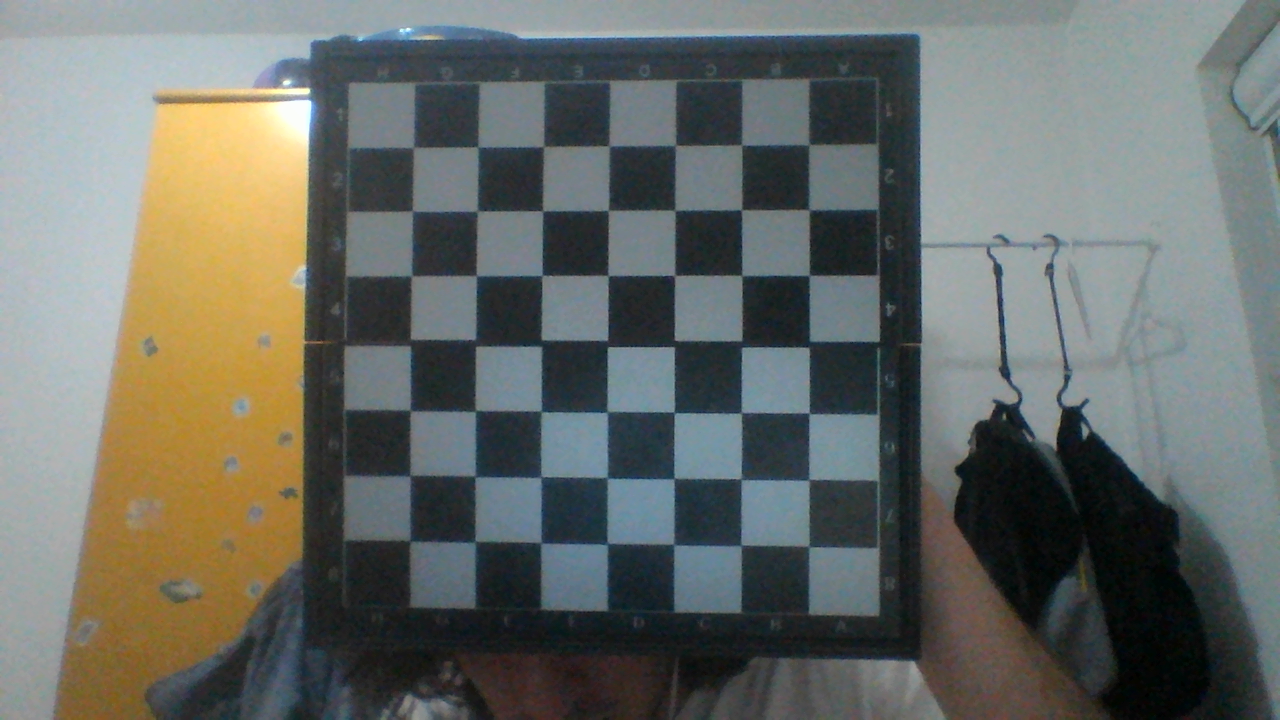
#> input picture pictures/chessboard1.png, 1280 x 720 px; its folder holds 5 pictures in this run
$ python calibrate.py
#> lines starting #> are read from the running program, lines starting #| are printed output that depends on the picture; after the words box and inside, x2 and y2 are one past the last pixel; in counts of white or black regions, pixels touching at a corner belong together
#!/usr/bin/env python3
import numpy as np
import cv2 as cv

# Para a leitura dos arquivos de imagem:
import glob


# Prepara os criterios a serem usados:
# Define a precisao, numeros de iteracoes a serem feitos e outras informacoes
criteria = (cv.TERM_CRITERIA_EPS + cv.TERM_CRITERIA_MAX_ITER, 30, 0.001)

# Prepara os pontos de objeto, (0,0,0), (1,0,0), (2,0,0) ....,(6,5,0)
# Nosso referencial vai ser os quadrados de um tabuleiro de xadrez, o grid 7x6:
objp = np.zeros((6*7,3), np.float32)
objp[:,:2] = np.mgrid[0:7,0:6].T.reshape(-1,2)

# Listas dos pontos de objeto e pontos de imagem,
# conseguidos a partir das fotos tiradas:
objpoints = [] # (Ponto 3d no mundo real)
imgpoints = [] # (Ponto 2d na imagem)

# Abre os arquivos num iteravel:
images = glob.glob('pictures/*.png')

# Contagem das fotos salvas:
count = 1


# ENCONTRA OS PONTOS DE IMAGEM E DE OBJETO:
for fname in images:
    # Le a imagem
    img = cv.imread(fname)
#> img is the input picture: shape (720, 1280, 3); mean B, G, R 102.9, 108.2, 104.7
    # Converte pra escala cinza
    gray = cv.cvtColor(img, cv.COLOR_BGR2GRAY)
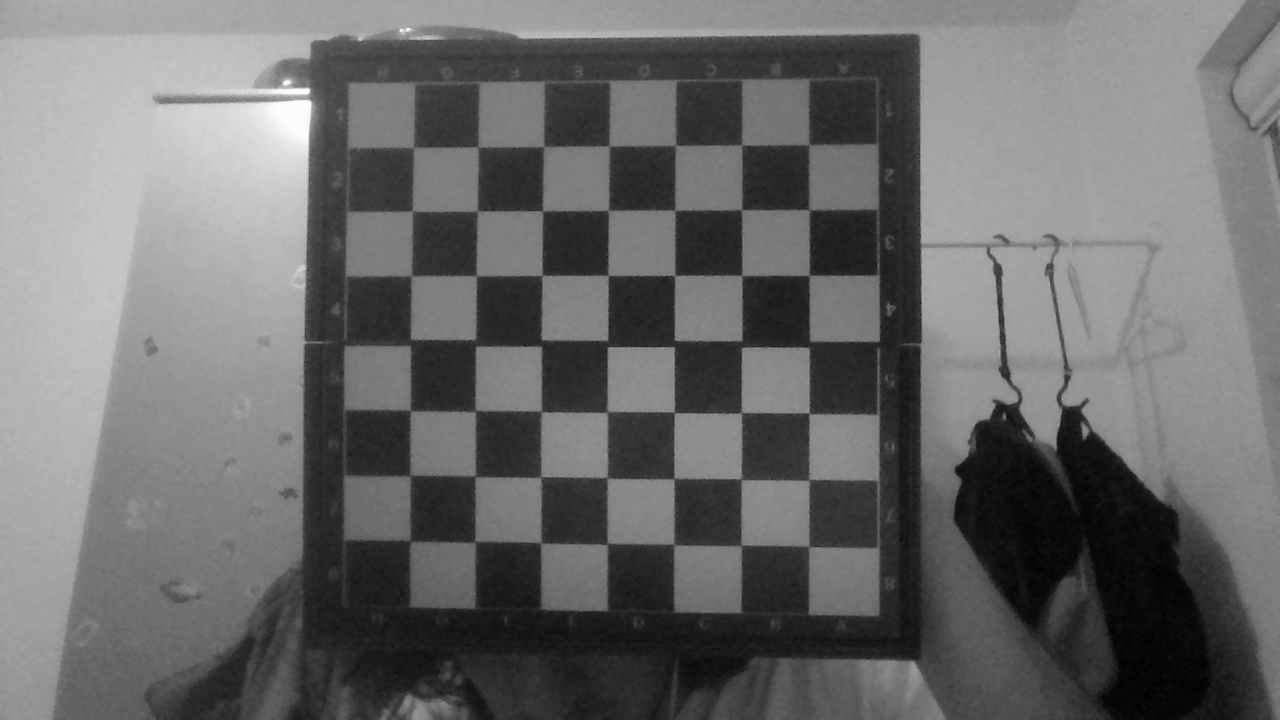
#> gray: shape (720, 1280); min 0, max 253, mean 106.5
    # Tenta encontrar os cantos do tabuleiro
    ret, corners = cv.findChessboardCorners(gray, (7,6), None)
#> ret = False; corners = None

    # Se achou:
    if ret == True:
        # Armazena os pontos de objeto e de imagem encontrados:
        objpoints.append(objp)
        imgpoints.append(corners)
        # Desenha os cantos e salva o resultado:
        corners2 = cv.cornerSubPix(gray,corners, (11,11), (-1,-1), criteria)
        cv.drawChessboardCorners(img, (7,6), corners2, ret)
        cv.imwrite('results/result{}.png'.format(count), img)
        count += 1
#> pass 2 of the loop `for fname in images:`:
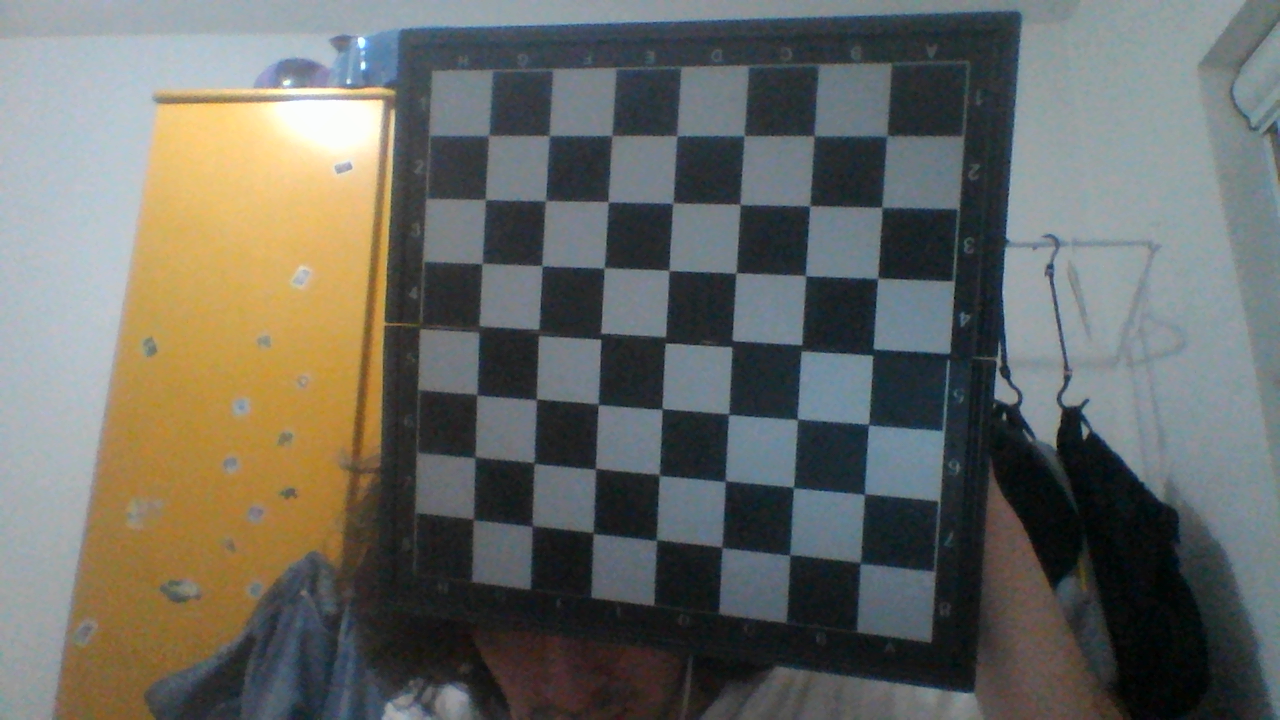
#> input picture pictures/chessboard2.png, 1280 x 720 px
#> img is the input picture: shape (720, 1280, 3); mean B, G, R 100.2, 105.9, 104.9
#> `gray = cv.cvtColor(img, cv.COLOR_BGR2GRAY)`:
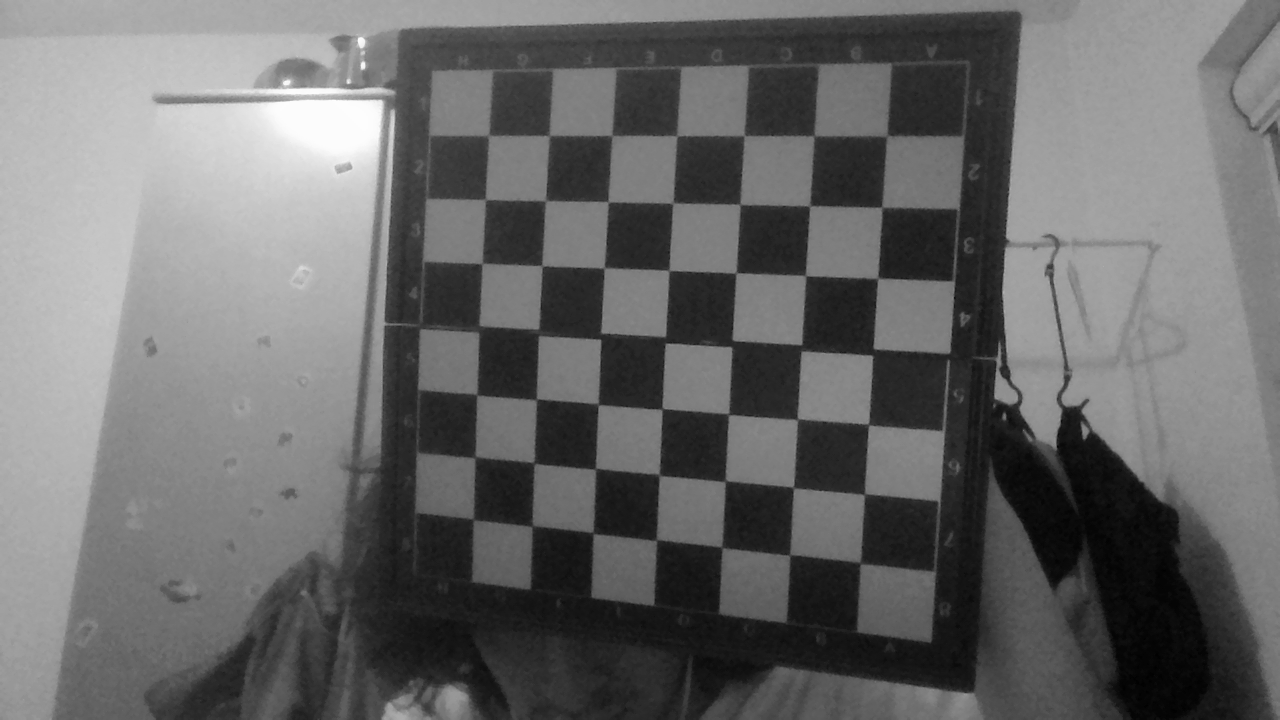
#> gray: shape (720, 1280); min 1, max 253, mean 104.9
#> ret = True; corners = 42 rows, first 8: [472.1, 519.5], [476.1, 456.8], [476.5, 394.7], [479, 329.5], [481.7, 264.1], [485, 199.5], [489, 135.9], [531.6, 526.1]
#> corners2 = 42 rows, first 8: [473.3, 519.4], [475, 457.1], [476.8, 394.6], [478.7, 328.5], [482.1, 263.3], [485.4, 199.5], [488.5, 135.5], [532.2, 526]
#> `cv.drawChessboardCorners(img, (7,6), corners2, ret)`:
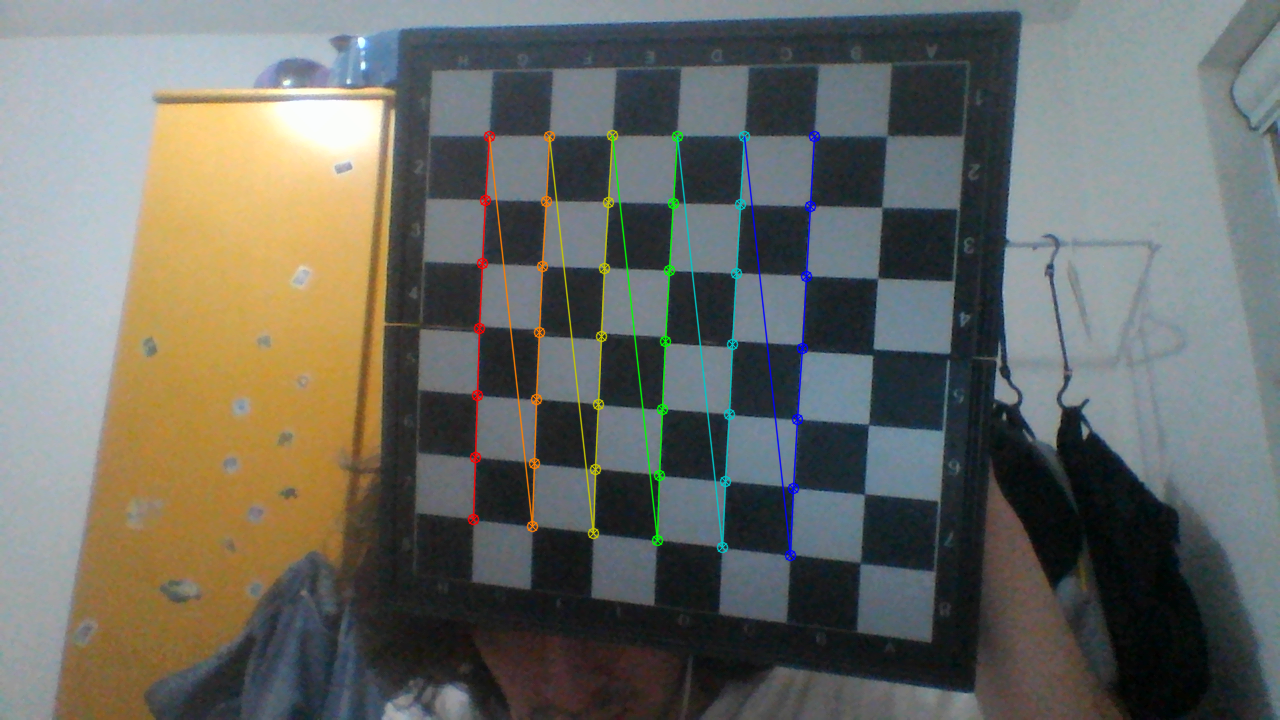
#> img: shape (720, 1280, 3); 1.81% of pixels changed, all inside (x1, y1, x2, y2) = (467, 129, 821, 562)
#> pass 3 of the loop `for fname in images:`:
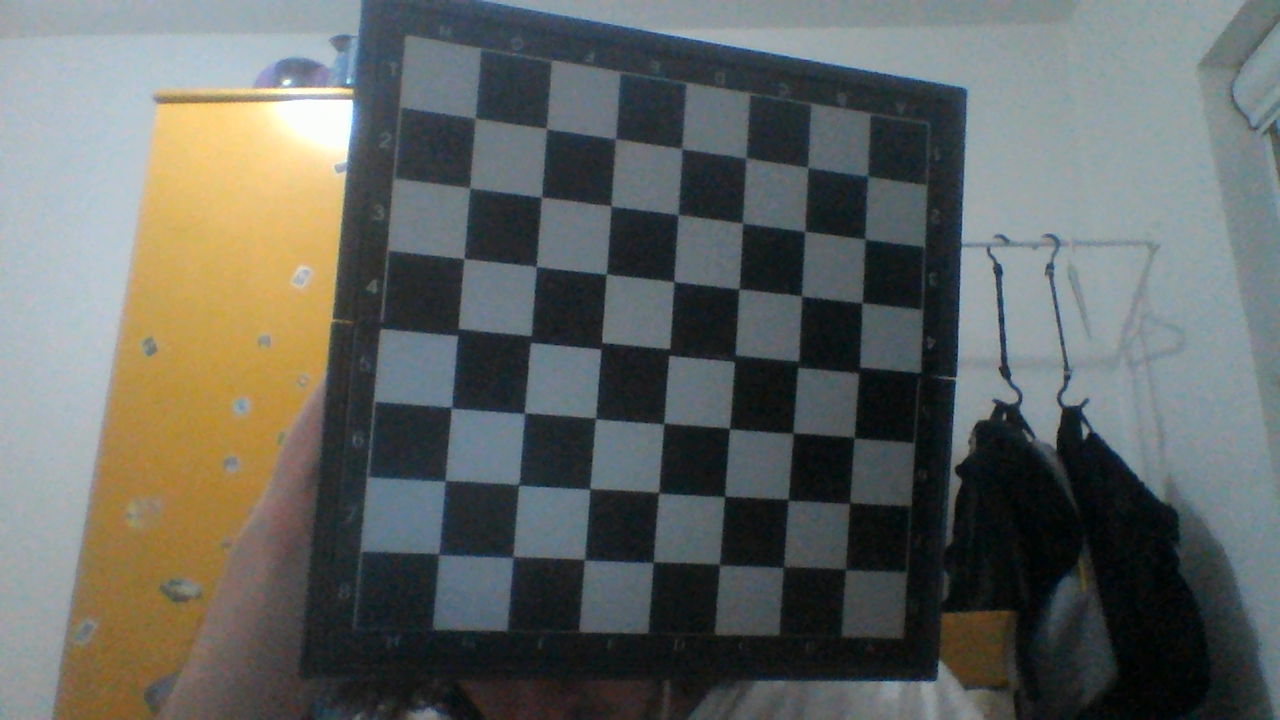
#> input picture pictures/chessboard3.png, 1280 x 720 px
#> img is the input picture: shape (720, 1280, 3); mean B, G, R 98.2, 102, 98.4
#> `gray = cv.cvtColor(img, cv.COLOR_BGR2GRAY)`:
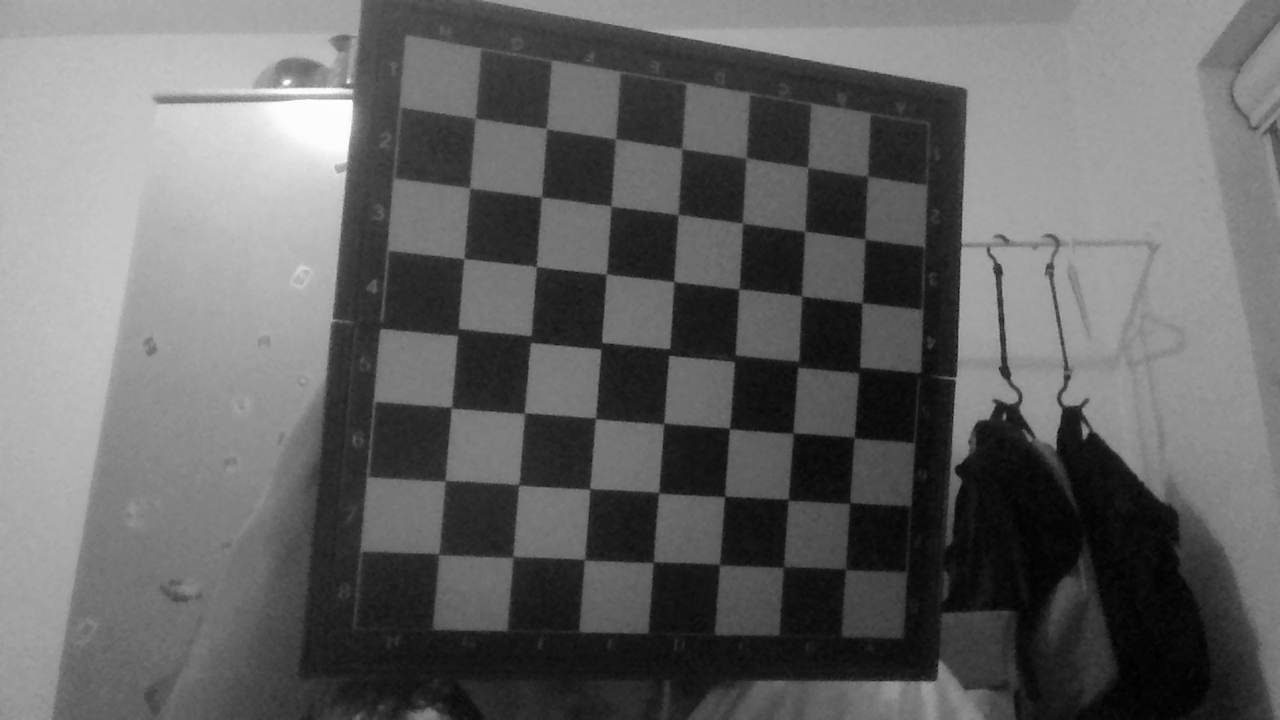
#> gray: shape (720, 1280); min 0, max 253, mean 100.5
#> ret = False; corners = None
#> the loop made 5 passes; the first 3 are shown

# CALIBRA A CAMERA A PARTIR DOS VALORES ENCONTRADOS:
# OBTEM VALORES DE INTERESSE:
ret, mtx, dist, rvecs, tvecs = cv.calibrateCamera(objpoints, imgpoints, gray.shape[::-1], None, None)

print("Matriz da camera:\n{}".format(mtx))
print("Coeficiente de distorcao:\n{}".format(dist))
print("Vetores de rotacao:\n{}".format(rvecs))
print("Vetores de translacao:\n{}".format(tvecs))

# APLICANDO OS VALORES ENCONTRADOS:
# TIRANDO A DISTORCAO DA IMAGEM:

# Le uma imagem qualquer
img = cv.imread('pictures/chessboard1.png')
# Pega seus parametros
h, w = img.shape[:2]
#> h = 720; w = 1280
# Atualiza e refina amatriz da camera pela imagem
newcameramtx, roi = cv.getOptimalNewCameraMatrix(mtx, dist, (w,h), 0, (w,h))

# Obtem a imagem desdistorcida
dst = cv.undistort(img, mtx, dist, None, newcameramtx)
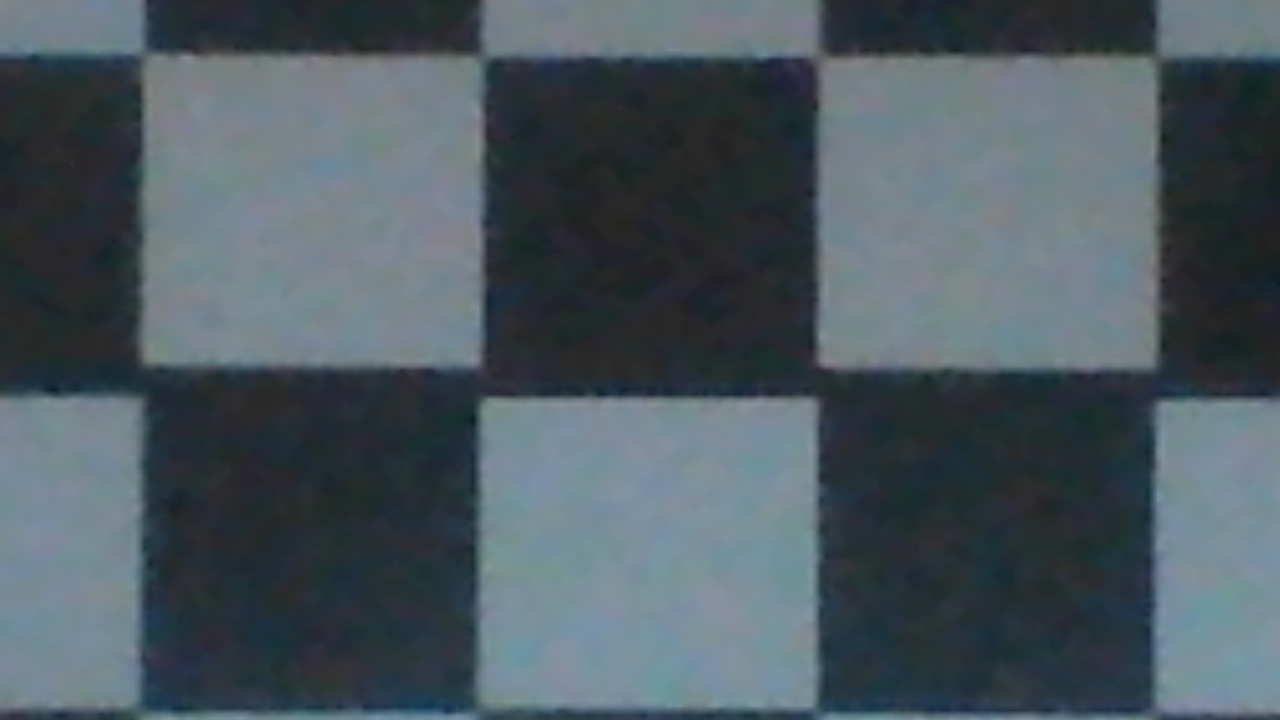
#> dst: shape (720, 1280, 3); mean B, G, R 96.2, 89.2, 76.1
# Corta a imagem apenas pela Region Of Interest
x, y, w, h = roi
dst = dst[y:y+h, x:x+w]
#> dst: shape (719, 1279, 3)
# Salva o resultado
cv.imwrite('results/calibresult.png', dst)

# Feedback: Obtem a precisao dos calculos que acabamos de fazer:
# (Quanto menor o erro total, melhor)

mean_error = 0
for i in range(len(objpoints)):
    imgpoints2, _ = cv.projectPoints(objpoints[i], rvecs[i], tvecs[i], mtx, dist)
    error = cv.norm(imgpoints[i], imgpoints2, cv.NORM_L2)/len(imgpoints2)
    mean_error += error
print( "Erro total: {}".format(mean_error/len(objpoints)) )
cv.destroyAllWindows()
